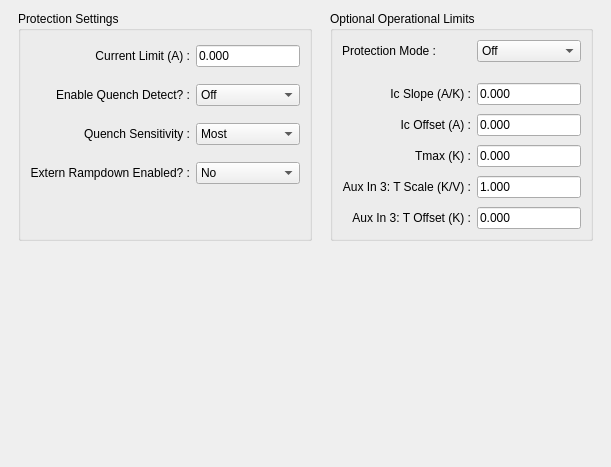
          <widget class="QWidget" name="protectionPage">
           <property name="geometry">
            <rect>
             <x>0</x>
             <y>0</y>
             <width>611</width>
             <height>467</height>
            </rect>
           </property>
           <attribute name="label">
            <string>Protection</string>
           </attribute>
           <layout class="QGridLayout" name="protectionPageLayout">
            <property name="leftMargin">
             <number>18</number>
            </property>
            <property name="rightMargin">
             <number>18</number>
            </property>
            <property name="bottomMargin">
             <number>18</number>
            </property>
            <property name="horizontalSpacing">
             <number>18</number>
            </property>
            <item row="0" column="0">
             <widget class="QGroupBox" name="protectionGroupBox">
              <property name="title">
               <string>Protection Settings</string>
              </property>
              <layout class="QGridLayout" name="protectionGroupLayout">
               <property name="verticalSpacing">
                <number>12</number>
               </property>
               <item row="0" column="0" colspan="2">
                <widget class="QLabel" name="currentLimitLabel">
                 <property name="text">
                  <string>Current Limit (A) :</string>
                 </property>
                 <property name="alignment">
                  <set>Qt::AlignRight|Qt::AlignTrailing|Qt::AlignVCenter</set>
                 </property>
                </widget>
               </item>
               <item row="0" column="2">
                <widget class="QLineEdit" name="currentLimitEdit">
                 <property name="text">
                  <string>0.000</string>
                 </property>
                </widget>
               </item>
               <item row="1" column="2">
                <widget class="QComboBox" name="quenchEnableComboBox">
                 <property name="maximumSize">
                  <size>
                   <width>16777215</width>
                   <height>16777215</height>
                  </size>
                 </property>
                 <item>
                  <property name="text">
                   <string>Off</string>
                  </property>
                 </item>
                 <item>
                  <property name="text">
                   <string>Current</string>
                  </property>
                 </item>
                 <item>
                  <property name="text">
                   <string>Tmax</string>
                  </property>
                 </item>
                 <item>
                  <property name="text">
                   <string>Both</string>
                  </property>
                 </item>
                </widget>
               </item>
               <item row="2" column="2">
                <widget class="QComboBox" name="quenchSensitivityComboBox">
                 <property name="maximumSize">
                  <size>
                   <width>16777215</width>
                   <height>16777215</height>
                  </size>
                 </property>
                 <item>
                  <property name="text">
                   <string>Most</string>
                  </property>
                 </item>
                 <item>
                  <property name="text">
                   <string>More</string>
                  </property>
                 </item>
                 <item>
                  <property name="text">
                   <string>Normal</string>
                  </property>
                 </item>
                 <item>
                  <property name="text">
                   <string>Less</string>
                  </property>
                 </item>
                 <item>
                  <property name="text">
                   <string>Least</string>
                  </property>
                 </item>
                </widget>
               </item>
               <item row="3" column="0" colspan="2">
                <widget class="QLabel" name="externRampdownLabel">
                 <property name="text">
                  <string>Extern Rampdown Enabled? :</string>
                 </property>
                 <property name="alignment">
                  <set>Qt::AlignRight|Qt::AlignTrailing|Qt::AlignVCenter</set>
                 </property>
                </widget>
               </item>
               <item row="3" column="2">
                <widget class="QComboBox" name="externRampdownComboBox">
                 <property name="maximumSize">
                  <size>
                   <width>16777215</width>
                   <height>16777215</height>
                  </size>
                 </property>
                 <item>
                  <property name="text">
                   <string>No</string>
                  </property>
                 </item>
                 <item>
                  <property name="text">
                   <string>Yes</string>
                  </property>
                 </item>
                </widget>
               </item>
               <item row="4" column="1" colspan="2">
                <spacer name="verticalSpacer_11">
                 <property name="orientation">
                  <enum>Qt::Vertical</enum>
                 </property>
                 <property name="sizeType">
                  <enum>QSizePolicy::Preferred</enum>
                 </property>
                 <property name="sizeHint" stdset="0">
                  <size>
                   <width>20</width>
                   <height>40</height>
                  </size>
                 </property>
                </spacer>
               </item>
               <item row="2" column="0" colspan="2">
                <widget class="QLabel" name="quenchSensitivityLabel">
                 <property name="text">
                  <string>Quench Sensitivity :</string>
                 </property>
                 <property name="alignment">
                  <set>Qt::AlignRight|Qt::AlignTrailing|Qt::AlignVCenter</set>
                 </property>
                </widget>
               </item>
               <item row="1" column="0" colspan="2">
                <widget class="QLabel" name="quenchEnableLabel">
                 <property name="text">
                  <string>Enable Quench Detect? :</string>
                 </property>
                 <property name="alignment">
                  <set>Qt::AlignRight|Qt::AlignTrailing|Qt::AlignVCenter</set>
                 </property>
                </widget>
               </item>
              </layout>
             </widget>
            </item>
            <item row="0" column="1">
             <widget class="QGroupBox" name="opcGroupBox">
              <property name="title">
               <string>Optional Operational Limits</string>
              </property>
              <layout class="QGridLayout" name="opcGroupLayout">
               <property name="verticalSpacing">
                <number>9</number>
               </property>
               <item row="3" column="0" colspan="2">
                <widget class="QLabel" name="icOffsetLabel">
                 <property name="text">
                  <string>Ic Offset (A) :</string>
                 </property>
                 <property name="alignment">
                  <set>Qt::AlignRight|Qt::AlignTrailing|Qt::AlignVCenter</set>
                 </property>
                </widget>
               </item>
               <item row="2" column="2">
                <widget class="QLineEdit" name="icSlopeEdit">
                 <property name="text">
                  <string>0.000</string>
                 </property>
                </widget>
               </item>
               <item row="3" column="2">
                <widget class="QLineEdit" name="icOffsetEdit">
                 <property name="text">
                  <string>0.000</string>
                 </property>
                </widget>
               </item>
               <item row="0" column="0">
                <widget class="QLabel" name="protectionModeLabel">
                 <property name="text">
                  <string>Protection Mode :</string>
                 </property>
                 <property name="alignment">
                  <set>Qt::AlignRight|Qt::AlignTrailing|Qt::AlignVCenter</set>
                 </property>
                </widget>
               </item>
               <item row="4" column="0" colspan="2">
                <widget class="QLabel" name="tmaxLabel">
                 <property name="text">
                  <string>Tmax (K) :</string>
                 </property>
                 <property name="alignment">
                  <set>Qt::AlignRight|Qt::AlignTrailing|Qt::AlignVCenter</set>
                 </property>
                </widget>
               </item>
               <item row="2" column="0" colspan="2">
                <widget class="QLabel" name="icSlopeLabel">
                 <property name="text">
                  <string>Ic Slope (A/K) :</string>
                 </property>
                 <property name="alignment">
                  <set>Qt::AlignRight|Qt::AlignTrailing|Qt::AlignVCenter</set>
                 </property>
                </widget>
               </item>
               <item row="0" column="2">
                <widget class="QComboBox" name="protectionModeComboBox">
                 <property name="maximumSize">
                  <size>
                   <width>16777215</width>
                   <height>16777215</height>
                  </size>
                 </property>
                 <item>
                  <property name="text">
                   <string>Off</string>
                  </property>
                 </item>
                 <item>
                  <property name="text">
                   <string>On Entry</string>
                  </property>
                 </item>
                 <item>
                  <property name="text">
                   <string>Continuous</string>
                  </property>
                 </item>
                </widget>
               </item>
               <item row="6" column="2">
                <widget class="QLineEdit" name="toffsetEdit">
                 <property name="text">
                  <string>0.000</string>
                 </property>
                </widget>
               </item>
               <item row="5" column="2">
                <widget class="QLineEdit" name="tscaleEdit">
                 <property name="text">
                  <string>1.000</string>
                 </property>
                </widget>
               </item>
               <item row="4" column="2">
                <widget class="QLineEdit" name="tmaxEdit">
                 <property name="text">
                  <string>0.000</string>
                 </property>
                </widget>
               </item>
               <item row="5" column="0" colspan="2">
                <widget class="QLabel" name="aux3ScaleLabel">
                 <property name="text">
                  <string>Aux In 3: T Scale (K/V) :</string>
                 </property>
                 <property name="alignment">
                  <set>Qt::AlignRight|Qt::AlignTrailing|Qt::AlignVCenter</set>
                 </property>
                </widget>
               </item>
               <item row="6" column="0" colspan="2">
                <widget class="QLabel" name="aux3OffsetLabel">
                 <property name="text">
                  <string>Aux In 3: T Offset (K) :</string>
                 </property>
                 <property name="alignment">
                  <set>Qt::AlignRight|Qt::AlignTrailing|Qt::AlignVCenter</set>
                 </property>
                </widget>
               </item>
               <item row="1" column="2">
                <spacer name="verticalSpacer_13">
                 <property name="orientation">
                  <enum>Qt::Vertical</enum>
                 </property>
                 <property name="sizeType">
                  <enum>QSizePolicy::Preferred</enum>
                 </property>
                 <property name="sizeHint" stdset="0">
                  <size>
                   <width>17</width>
                   <height>12</height>
                  </size>
                 </property>
                </spacer>
               </item>
              </layout>
             </widget>
            </item>
            <item row="1" column="0" colspan="2">
             <widget class="QWidget" name="widget" native="true">
              <property name="sizePolicy">
               <sizepolicy hsizetype="Preferred" vsizetype="MinimumExpanding">
                <horstretch>0</horstretch>
                <verstretch>0</verstretch>
               </sizepolicy>
              </property>
              <property name="minimumSize">
               <size>
                <width>0</width>
                <height>200</height>
               </size>
              </property>
             </widget>
            </item>
           </layout>
          </widget>
